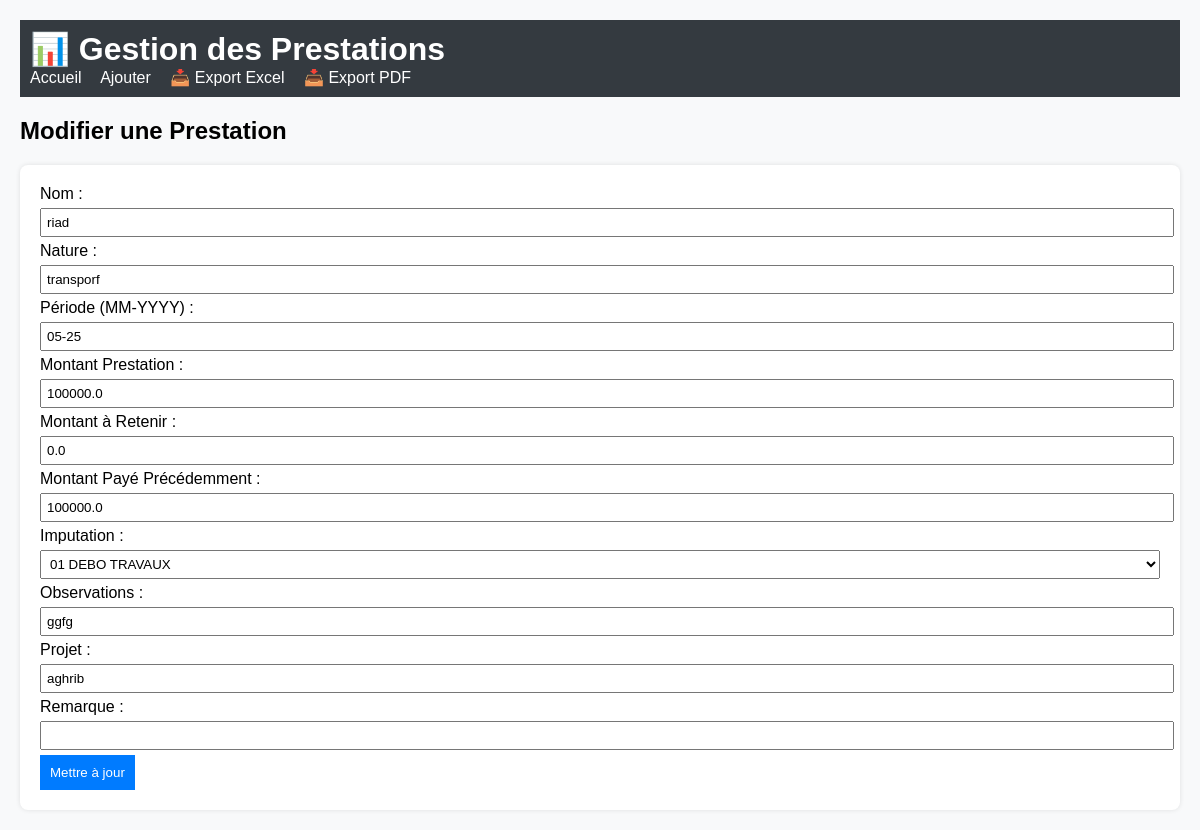
Screenshot of /edit/1 with the database file from the repository.
### tables this page shows
CREATE TABLE prestations (
                    id INTEGER PRIMARY KEY AUTOINCREMENT,
                    nom TEXT,
                    nature TEXT,
                    periode TEXT,
                    montant_prestation REAL,
                    montant_retenir REAL,
                    montant_paye_precedent REAL,
                    imputation TEXT,
                    observations TEXT,
                    projet TEXT,
                    remarque TEXT
                );

### app.py (the view, shortened to what this page needs)
@app.route("/edit/<int:id>", methods=["GET", "POST"])
def edit(id):
    conn = sqlite3.connect("prestations.db")
    c = conn.cursor()
    c.execute("SELECT * FROM prestations WHERE id=?", (id,))
    prestation = c.fetchone()
    conn.close()
    return render_template("edit.html", prestation=prestation)

### templates/edit.html (shortened to what this page needs)
{% extends "base.html" %}
{% block content %}
<h2>Modifier une Prestation</h2>
<form method="post">
    <label>Nom :</label>
    <input type="text" name="nom" value="{{ prestation[1] }}" required>
    <label>Nature :</label>
    <input type="text" name="nature" value="{{ prestation[2] }}">
    <label>Période (MM-YYYY) :</label>
    <input type="text" name="periode" value="{{ prestation[3] }}" required>
    <label>Montant Prestation :</label>
    <input type="number" step="0.01" name="montant_prestation" value="{{ prestation[4] }}" required>
    <label>Montant à Retenir :</label>
    <input type="number" step="0.01" name="montant_retenir" value="{{ prestation[5] }}">
    <label>Montant Payé Précédemment :</label>
    <input type="number" step="0.01" name="montant_paye_precedent" value="{{ prestation[6] }}">
    <label>Imputation :</label>
    <select name="imputation">
        <option value="01 DEBO TRAVAUX" {% if prestation[7] == "01 DEBO TRAVAUX" %}selected{% endif %}>01 DEBO TRAVAUX</option>
    </select>
    <label>Observations :</label>
    <input type="text" name="observations" value="{{ prestation[8] }}">
    <label>Projet :</label>
    <input type="text" name="projet" value="{{ prestation[9] }}">
    <label>Remarque :</label>
    <input type="text" name="remarque" value="{{ prestation[10] }}">
    <button type="submit">Mettre à jour</button>
</form>
{% endblock %}

### static/css/style.css (style rules this page uses)
body { font-family: Arial, sans-serif; margin: 20px; background: #f8f9fa; }
input[type="text"], input[type="number"], select { width: 100%; padding: 5px; margin: 5px 0; }
form { background: white; padding: 20px; border-radius: 8px; box-shadow: 0px 0px 5px rgba(0,0,0,0.1); }
button { background: #007bff; color: white; border: none; padding: 10px; cursor: pointer; }

### rows the page displays
prestations: nom "riad", nature "transporf", periode "05-25", montant_prestation "100000.0", montant_retenir "0.0", montant_paye_precedent "100000.0", imputation "01 DEBO TRAVAUX", observations "ggfg", projet "aghrib"
